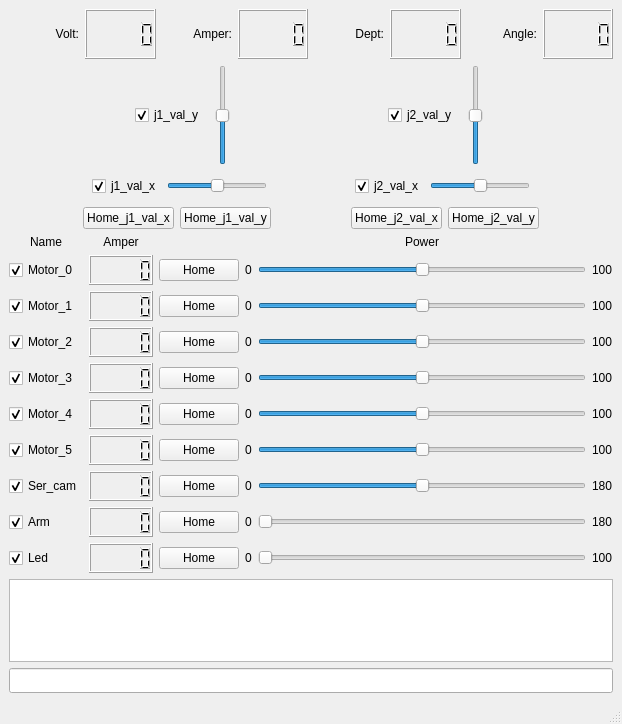
<?xml version="1.0" encoding="UTF-8"?>
<ui version="4.0">
 <class>MainWindow</class>
 <widget class="QMainWindow" name="MainWindow">
  <property name="geometry">
   <rect>
    <x>0</x>
    <y>0</y>
    <width>622</width>
    <height>724</height>
   </rect>
  </property>
  <property name="sizePolicy">
   <sizepolicy hsizetype="Preferred" vsizetype="Preferred">
    <horstretch>0</horstretch>
    <verstretch>0</verstretch>
   </sizepolicy>
  </property>
  <property name="minimumSize">
   <size>
    <width>622</width>
    <height>724</height>
   </size>
  </property>
  <property name="maximumSize">
   <size>
    <width>622</width>
    <height>724</height>
   </size>
  </property>
  <property name="windowTitle">
   <string>MainWindow</string>
  </property>
  <widget class="QWidget" name="centralwidget">
   <layout class="QGridLayout" name="gridLayout_4">
    <item row="0" column="0">
     <layout class="QHBoxLayout" name="horizontalLayout_3">
      <item>
       <widget class="QLabel" name="label_4">
        <property name="text">
         <string>Volt:</string>
        </property>
        <property name="alignment">
         <set>Qt::AlignRight|Qt::AlignTrailing|Qt::AlignVCenter</set>
        </property>
       </widget>
      </item>
      <item>
       <widget class="QLCDNumber" name="lcdNumber_11">
        <property name="minimumSize">
         <size>
          <width>0</width>
          <height>50</height>
         </size>
        </property>
       </widget>
      </item>
      <item>
       <widget class="QLabel" name="label_5">
        <property name="text">
         <string>Amper:</string>
        </property>
        <property name="alignment">
         <set>Qt::AlignRight|Qt::AlignTrailing|Qt::AlignVCenter</set>
        </property>
       </widget>
      </item>
      <item>
       <widget class="QLCDNumber" name="lcdNumber_10">
        <property name="minimumSize">
         <size>
          <width>0</width>
          <height>50</height>
         </size>
        </property>
       </widget>
      </item>
      <item>
       <widget class="QLabel" name="label_6">
        <property name="text">
         <string>Dept:</string>
        </property>
        <property name="alignment">
         <set>Qt::AlignRight|Qt::AlignTrailing|Qt::AlignVCenter</set>
        </property>
       </widget>
      </item>
      <item>
       <widget class="QLCDNumber" name="lcdNumber_12">
        <property name="minimumSize">
         <size>
          <width>0</width>
          <height>50</height>
         </size>
        </property>
       </widget>
      </item>
      <item>
       <widget class="QLabel" name="label_7">
        <property name="text">
         <string>Angle:</string>
        </property>
        <property name="alignment">
         <set>Qt::AlignRight|Qt::AlignTrailing|Qt::AlignVCenter</set>
        </property>
       </widget>
      </item>
      <item>
       <widget class="QLCDNumber" name="lcdNumber_13">
        <property name="minimumSize">
         <size>
          <width>0</width>
          <height>50</height>
         </size>
        </property>
       </widget>
      </item>
     </layout>
    </item>
    <item row="1" column="0">
     <layout class="QGridLayout" name="gridLayout_2">
      <item row="0" column="4">
       <widget class="QCheckBox" name="checkBox_11">
        <property name="text">
         <string>j2_val_y</string>
        </property>
        <property name="checked">
         <bool>true</bool>
        </property>
       </widget>
      </item>
      <item row="0" column="1">
       <widget class="QCheckBox" name="checkBox_10">
        <property name="enabled">
         <bool>true</bool>
        </property>
        <property name="text">
         <string>j1_val_y</string>
        </property>
        <property name="checked">
         <bool>true</bool>
        </property>
       </widget>
      </item>
      <item row="0" column="3">
       <spacer name="horizontalSpacer_2">
        <property name="orientation">
         <enum>Qt::Horizontal</enum>
        </property>
        <property name="sizeHint" stdset="0">
         <size>
          <width>147</width>
          <height>20</height>
         </size>
        </property>
       </spacer>
      </item>
      <item row="0" column="0">
       <spacer name="horizontalSpacer">
        <property name="orientation">
         <enum>Qt::Horizontal</enum>
        </property>
        <property name="sizeHint" stdset="0">
         <size>
          <width>40</width>
          <height>20</height>
         </size>
        </property>
       </spacer>
      </item>
      <item row="0" column="5">
       <widget class="QSlider" name="verticalSlider_2">
        <property name="minimumSize">
         <size>
          <width>25</width>
          <height>100</height>
         </size>
        </property>
        <property name="maximum">
         <number>100</number>
        </property>
        <property name="value">
         <number>50</number>
        </property>
        <property name="orientation">
         <enum>Qt::Vertical</enum>
        </property>
       </widget>
      </item>
      <item row="0" column="6">
       <spacer name="horizontalSpacer_3">
        <property name="orientation">
         <enum>Qt::Horizontal</enum>
        </property>
        <property name="sizeHint" stdset="0">
         <size>
          <width>4</width>
          <height>20</height>
         </size>
        </property>
       </spacer>
      </item>
      <item row="0" column="2">
       <widget class="QSlider" name="verticalSlider">
        <property name="minimumSize">
         <size>
          <width>25</width>
          <height>100</height>
         </size>
        </property>
        <property name="maximum">
         <number>100</number>
        </property>
        <property name="value">
         <number>50</number>
        </property>
        <property name="orientation">
         <enum>Qt::Vertical</enum>
        </property>
       </widget>
      </item>
     </layout>
    </item>
    <item row="2" column="0">
     <layout class="QHBoxLayout" name="horizontalLayout_2">
      <item>
       <spacer name="horizontalSpacer_6">
        <property name="orientation">
         <enum>Qt::Horizontal</enum>
        </property>
        <property name="sizeHint" stdset="0">
         <size>
          <width>60</width>
          <height>20</height>
         </size>
        </property>
       </spacer>
      </item>
      <item>
       <widget class="QCheckBox" name="checkBox_12">
        <property name="text">
         <string>j1_val_x</string>
        </property>
        <property name="checked">
         <bool>true</bool>
        </property>
       </widget>
      </item>
      <item>
       <widget class="QSlider" name="horizontalSlider_10">
        <property name="minimumSize">
         <size>
          <width>100</width>
          <height>30</height>
         </size>
        </property>
        <property name="maximum">
         <number>100</number>
        </property>
        <property name="value">
         <number>50</number>
        </property>
        <property name="orientation">
         <enum>Qt::Horizontal</enum>
        </property>
       </widget>
      </item>
      <item>
       <spacer name="horizontalSpacer_5">
        <property name="orientation">
         <enum>Qt::Horizontal</enum>
        </property>
        <property name="sizeHint" stdset="0">
         <size>
          <width>40</width>
          <height>20</height>
         </size>
        </property>
       </spacer>
      </item>
      <item>
       <widget class="QCheckBox" name="checkBox_13">
        <property name="text">
         <string>j2_val_x</string>
        </property>
        <property name="checked">
         <bool>true</bool>
        </property>
       </widget>
      </item>
      <item>
       <widget class="QSlider" name="horizontalSlider_11">
        <property name="minimumSize">
         <size>
          <width>100</width>
          <height>30</height>
         </size>
        </property>
        <property name="maximum">
         <number>100</number>
        </property>
        <property name="value">
         <number>50</number>
        </property>
        <property name="orientation">
         <enum>Qt::Horizontal</enum>
        </property>
       </widget>
      </item>
      <item>
       <spacer name="horizontalSpacer_8">
        <property name="orientation">
         <enum>Qt::Horizontal</enum>
        </property>
        <property name="sizeHint" stdset="0">
         <size>
          <width>60</width>
          <height>20</height>
         </size>
        </property>
       </spacer>
      </item>
     </layout>
    </item>
    <item row="3" column="0">
     <layout class="QHBoxLayout" name="horizontalLayout_4">
      <item>
       <spacer name="horizontalSpacer_10">
        <property name="orientation">
         <enum>Qt::Horizontal</enum>
        </property>
        <property name="sizeHint" stdset="0">
         <size>
          <width>40</width>
          <height>20</height>
         </size>
        </property>
       </spacer>
      </item>
      <item>
       <widget class="QPushButton" name="pushButton_10">
        <property name="text">
         <string>Home_j1_val_x</string>
        </property>
       </widget>
      </item>
      <item>
       <widget class="QPushButton" name="pushButton_11">
        <property name="text">
         <string>Home_j1_val_y</string>
        </property>
       </widget>
      </item>
      <item>
       <spacer name="horizontalSpacer_11">
        <property name="orientation">
         <enum>Qt::Horizontal</enum>
        </property>
        <property name="sizeHint" stdset="0">
         <size>
          <width>40</width>
          <height>20</height>
         </size>
        </property>
       </spacer>
      </item>
      <item>
       <widget class="QPushButton" name="pushButton_12">
        <property name="text">
         <string>Home_j2_val_x</string>
        </property>
       </widget>
      </item>
      <item>
       <widget class="QPushButton" name="pushButton_13">
        <property name="text">
         <string>Home_j2_val_y</string>
        </property>
       </widget>
      </item>
      <item>
       <spacer name="horizontalSpacer_12">
        <property name="orientation">
         <enum>Qt::Horizontal</enum>
        </property>
        <property name="sizeHint" stdset="0">
         <size>
          <width>40</width>
          <height>20</height>
         </size>
        </property>
       </spacer>
      </item>
     </layout>
    </item>
    <item row="4" column="0">
     <layout class="QGridLayout" name="gridLayout">
      <item row="1" column="1">
       <widget class="QLCDNumber" name="lcdNumber">
        <property name="minimumSize">
         <size>
          <width>0</width>
          <height>30</height>
         </size>
        </property>
       </widget>
      </item>
      <item row="1" column="2">
       <widget class="QPushButton" name="pushButton">
        <property name="text">
         <string>Home</string>
        </property>
       </widget>
      </item>
      <item row="7" column="0">
       <widget class="QCheckBox" name="checkBox_7">
        <property name="text">
         <string>Ser_cam</string>
        </property>
        <property name="checked">
         <bool>true</bool>
        </property>
       </widget>
      </item>
      <item row="1" column="3">
       <widget class="QLabel" name="label_8">
        <property name="text">
         <string>0</string>
        </property>
       </widget>
      </item>
      <item row="3" column="0">
       <widget class="QCheckBox" name="checkBox_3">
        <property name="text">
         <string>Motor_2</string>
        </property>
        <property name="checked">
         <bool>true</bool>
        </property>
       </widget>
      </item>
      <item row="8" column="1">
       <widget class="QLCDNumber" name="lcdNumber_8">
        <property name="minimumSize">
         <size>
          <width>0</width>
          <height>30</height>
         </size>
        </property>
       </widget>
      </item>
      <item row="6" column="2">
       <widget class="QPushButton" name="pushButton_6">
        <property name="text">
         <string>Home</string>
        </property>
       </widget>
      </item>
      <item row="2" column="5">
       <widget class="QLabel" name="label_18">
        <property name="text">
         <string>100</string>
        </property>
       </widget>
      </item>
      <item row="7" column="5">
       <widget class="QLabel" name="label_23">
        <property name="text">
         <string>180</string>
        </property>
       </widget>
      </item>
      <item row="4" column="2">
       <widget class="QPushButton" name="pushButton_4">
        <property name="text">
         <string>Home</string>
        </property>
       </widget>
      </item>
      <item row="0" column="1">
       <widget class="QLabel" name="label">
        <property name="text">
         <string>Amper</string>
        </property>
        <property name="alignment">
         <set>Qt::AlignCenter</set>
        </property>
       </widget>
      </item>
      <item row="5" column="3">
       <widget class="QLabel" name="label_12">
        <property name="text">
         <string>0</string>
        </property>
       </widget>
      </item>
      <item row="8" column="4">
       <widget class="QSlider" name="horizontalSlider_8">
        <property name="minimumSize">
         <size>
          <width>150</width>
          <height>30</height>
         </size>
        </property>
        <property name="maximum">
         <number>180</number>
        </property>
        <property name="value">
         <number>0</number>
        </property>
        <property name="orientation">
         <enum>Qt::Horizontal</enum>
        </property>
       </widget>
      </item>
      <item row="6" column="3">
       <widget class="QLabel" name="label_13">
        <property name="text">
         <string>0</string>
        </property>
       </widget>
      </item>
      <item row="8" column="3">
       <widget class="QLabel" name="label_15">
        <property name="text">
         <string>0</string>
        </property>
       </widget>
      </item>
      <item row="3" column="5">
       <widget class="QLabel" name="label_19">
        <property name="text">
         <string>100</string>
        </property>
       </widget>
      </item>
      <item row="1" column="4">
       <widget class="QSlider" name="horizontalSlider">
        <property name="minimumSize">
         <size>
          <width>150</width>
          <height>30</height>
         </size>
        </property>
        <property name="maximum">
         <number>100</number>
        </property>
        <property name="value">
         <number>50</number>
        </property>
        <property name="orientation">
         <enum>Qt::Horizontal</enum>
        </property>
       </widget>
      </item>
      <item row="1" column="0">
       <widget class="QCheckBox" name="checkBox">
        <property name="text">
         <string>Motor_0</string>
        </property>
        <property name="checked">
         <bool>true</bool>
        </property>
       </widget>
      </item>
      <item row="6" column="4">
       <widget class="QSlider" name="horizontalSlider_6">
        <property name="minimumSize">
         <size>
          <width>150</width>
          <height>30</height>
         </size>
        </property>
        <property name="maximum">
         <number>100</number>
        </property>
        <property name="value">
         <number>50</number>
        </property>
        <property name="orientation">
         <enum>Qt::Horizontal</enum>
        </property>
       </widget>
      </item>
      <item row="5" column="2">
       <widget class="QPushButton" name="pushButton_5">
        <property name="text">
         <string>Home</string>
        </property>
       </widget>
      </item>
      <item row="9" column="0">
       <widget class="QCheckBox" name="checkBox_9">
        <property name="text">
         <string>Led       </string>
        </property>
        <property name="checked">
         <bool>true</bool>
        </property>
       </widget>
      </item>
      <item row="2" column="4">
       <widget class="QSlider" name="horizontalSlider_2">
        <property name="enabled">
         <bool>true</bool>
        </property>
        <property name="minimumSize">
         <size>
          <width>150</width>
          <height>30</height>
         </size>
        </property>
        <property name="maximum">
         <number>100</number>
        </property>
        <property name="value">
         <number>50</number>
        </property>
        <property name="orientation">
         <enum>Qt::Horizontal</enum>
        </property>
       </widget>
      </item>
      <item row="9" column="2">
       <widget class="QPushButton" name="pushButton_9">
        <property name="text">
         <string>Home</string>
        </property>
       </widget>
      </item>
      <item row="3" column="1">
       <widget class="QLCDNumber" name="lcdNumber_3">
        <property name="minimumSize">
         <size>
          <width>0</width>
          <height>30</height>
         </size>
        </property>
       </widget>
      </item>
      <item row="9" column="3">
       <widget class="QLabel" name="label_16">
        <property name="text">
         <string>0</string>
        </property>
       </widget>
      </item>
      <item row="4" column="3">
       <widget class="QLabel" name="label_11">
        <property name="text">
         <string>0</string>
        </property>
       </widget>
      </item>
      <item row="7" column="1">
       <widget class="QLCDNumber" name="lcdNumber_7">
        <property name="minimumSize">
         <size>
          <width>0</width>
          <height>30</height>
         </size>
        </property>
       </widget>
      </item>
      <item row="0" column="4">
       <widget class="QLabel" name="label_2">
        <property name="text">
         <string>Power</string>
        </property>
        <property name="alignment">
         <set>Qt::AlignCenter</set>
        </property>
       </widget>
      </item>
      <item row="6" column="5">
       <widget class="QLabel" name="label_22">
        <property name="text">
         <string>100</string>
        </property>
       </widget>
      </item>
      <item row="8" column="0">
       <widget class="QCheckBox" name="checkBox_8">
        <property name="text">
         <string>Arm        </string>
        </property>
        <property name="checked">
         <bool>true</bool>
        </property>
       </widget>
      </item>
      <item row="4" column="1">
       <widget class="QLCDNumber" name="lcdNumber_4">
        <property name="minimumSize">
         <size>
          <width>0</width>
          <height>30</height>
         </size>
        </property>
       </widget>
      </item>
      <item row="8" column="5">
       <widget class="QLabel" name="label_24">
        <property name="text">
         <string>180</string>
        </property>
       </widget>
      </item>
      <item row="3" column="2">
       <widget class="QPushButton" name="pushButton_3">
        <property name="text">
         <string>Home</string>
        </property>
       </widget>
      </item>
      <item row="7" column="4">
       <widget class="QSlider" name="horizontalSlider_7">
        <property name="minimumSize">
         <size>
          <width>150</width>
          <height>30</height>
         </size>
        </property>
        <property name="maximum">
         <number>180</number>
        </property>
        <property name="value">
         <number>90</number>
        </property>
        <property name="orientation">
         <enum>Qt::Horizontal</enum>
        </property>
       </widget>
      </item>
      <item row="9" column="5">
       <widget class="QLabel" name="label_25">
        <property name="text">
         <string>100</string>
        </property>
       </widget>
      </item>
      <item row="4" column="5">
       <widget class="QLabel" name="label_20">
        <property name="text">
         <string>100</string>
        </property>
       </widget>
      </item>
      <item row="7" column="2">
       <widget class="QPushButton" name="pushButton_7">
        <property name="text">
         <string>Home</string>
        </property>
       </widget>
      </item>
      <item row="5" column="4">
       <widget class="QSlider" name="horizontalSlider_5">
        <property name="minimumSize">
         <size>
          <width>150</width>
          <height>30</height>
         </size>
        </property>
        <property name="maximum">
         <number>100</number>
        </property>
        <property name="value">
         <number>50</number>
        </property>
        <property name="orientation">
         <enum>Qt::Horizontal</enum>
        </property>
       </widget>
      </item>
      <item row="3" column="4">
       <widget class="QSlider" name="horizontalSlider_3">
        <property name="minimumSize">
         <size>
          <width>150</width>
          <height>30</height>
         </size>
        </property>
        <property name="maximum">
         <number>100</number>
        </property>
        <property name="value">
         <number>50</number>
        </property>
        <property name="orientation">
         <enum>Qt::Horizontal</enum>
        </property>
       </widget>
      </item>
      <item row="8" column="2">
       <widget class="QPushButton" name="pushButton_8">
        <property name="text">
         <string>Home</string>
        </property>
       </widget>
      </item>
      <item row="7" column="3">
       <widget class="QLabel" name="label_14">
        <property name="text">
         <string>0</string>
        </property>
       </widget>
      </item>
      <item row="0" column="0">
       <widget class="QLabel" name="label_3">
        <property name="text">
         <string>Name</string>
        </property>
        <property name="alignment">
         <set>Qt::AlignCenter</set>
        </property>
       </widget>
      </item>
      <item row="2" column="3">
       <widget class="QLabel" name="label_9">
        <property name="text">
         <string>0</string>
        </property>
       </widget>
      </item>
      <item row="2" column="1">
       <widget class="QLCDNumber" name="lcdNumber_2">
        <property name="minimumSize">
         <size>
          <width>0</width>
          <height>30</height>
         </size>
        </property>
       </widget>
      </item>
      <item row="5" column="5">
       <widget class="QLabel" name="label_21">
        <property name="text">
         <string>100</string>
        </property>
       </widget>
      </item>
      <item row="6" column="0">
       <widget class="QCheckBox" name="checkBox_6">
        <property name="text">
         <string>Motor_5</string>
        </property>
        <property name="checked">
         <bool>true</bool>
        </property>
       </widget>
      </item>
      <item row="9" column="4">
       <widget class="QSlider" name="horizontalSlider_9">
        <property name="minimumSize">
         <size>
          <width>150</width>
          <height>30</height>
         </size>
        </property>
        <property name="maximum">
         <number>100</number>
        </property>
        <property name="value">
         <number>0</number>
        </property>
        <property name="orientation">
         <enum>Qt::Horizontal</enum>
        </property>
       </widget>
      </item>
      <item row="9" column="1">
       <widget class="QLCDNumber" name="lcdNumber_9">
        <property name="minimumSize">
         <size>
          <width>0</width>
          <height>30</height>
         </size>
        </property>
       </widget>
      </item>
      <item row="3" column="3">
       <widget class="QLabel" name="label_10">
        <property name="text">
         <string>0</string>
        </property>
       </widget>
      </item>
      <item row="6" column="1">
       <widget class="QLCDNumber" name="lcdNumber_6">
        <property name="minimumSize">
         <size>
          <width>0</width>
          <height>30</height>
         </size>
        </property>
       </widget>
      </item>
      <item row="4" column="4">
       <widget class="QSlider" name="horizontalSlider_4">
        <property name="minimumSize">
         <size>
          <width>150</width>
          <height>30</height>
         </size>
        </property>
        <property name="maximum">
         <number>100</number>
        </property>
        <property name="value">
         <number>50</number>
        </property>
        <property name="orientation">
         <enum>Qt::Horizontal</enum>
        </property>
       </widget>
      </item>
      <item row="5" column="0">
       <widget class="QCheckBox" name="checkBox_5">
        <property name="text">
         <string>Motor_4</string>
        </property>
        <property name="checked">
         <bool>true</bool>
        </property>
       </widget>
      </item>
      <item row="5" column="1">
       <widget class="QLCDNumber" name="lcdNumber_5">
        <property name="minimumSize">
         <size>
          <width>0</width>
          <height>30</height>
         </size>
        </property>
       </widget>
      </item>
      <item row="2" column="2">
       <widget class="QPushButton" name="pushButton_2">
        <property name="text">
         <string>Home</string>
        </property>
       </widget>
      </item>
      <item row="2" column="0">
       <widget class="QCheckBox" name="checkBox_2">
        <property name="text">
         <string>Motor_1</string>
        </property>
        <property name="checked">
         <bool>true</bool>
        </property>
       </widget>
      </item>
      <item row="4" column="0">
       <widget class="QCheckBox" name="checkBox_4">
        <property name="text">
         <string>Motor_3</string>
        </property>
        <property name="checked">
         <bool>true</bool>
        </property>
       </widget>
      </item>
      <item row="1" column="5">
       <widget class="QLabel" name="label_17">
        <property name="text">
         <string>100</string>
        </property>
       </widget>
      </item>
     </layout>
    </item>
    <item row="5" column="0">
     <widget class="QTextBrowser" name="textBrowser">
      <property name="minimumSize">
       <size>
        <width>0</width>
        <height>50</height>
       </size>
      </property>
      <property name="styleSheet">
       <string notr="true">font: 11pt &quot;Ubuntu&quot;;</string>
      </property>
     </widget>
    </item>
    <item row="6" column="0">
     <widget class="QLineEdit" name="lineEdit">
      <property name="minimumSize">
       <size>
        <width>0</width>
        <height>25</height>
       </size>
      </property>
      <property name="styleSheet">
       <string notr="true">font: 11pt &quot;Ubuntu&quot;;</string>
      </property>
     </widget>
    </item>
   </layout>
  </widget>
  <widget class="QStatusBar" name="statusbar"/>
 </widget>
 <resources/>
 <connections/>
</ui>
